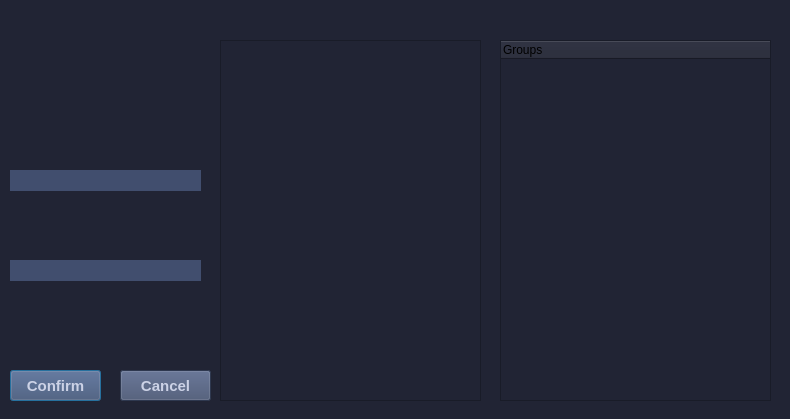
<?xml version="1.0" encoding="UTF-8"?>
<ui version="4.0">
 <class>user_group_list_modifiers</class>
 <widget class="QDialog" name="user_group_list_modifiers">
  <property name="geometry">
   <rect>
    <x>0</x>
    <y>0</y>
    <width>790</width>
    <height>419</height>
   </rect>
  </property>
  <property name="windowTitle">
   <string/>
  </property>
  <property name="styleSheet">
   <string notr="true">background-color: #212434
            </string>
  </property>
  <widget class="QListWidget" name="listWidget">
   <property name="geometry">
    <rect>
     <x>220</x>
     <y>40</y>
     <width>261</width>
     <height>361</height>
    </rect>
   </property>
   <property name="styleSheet">
    <string notr="true">color: #8B93B2;</string>
   </property>
  </widget>
  <widget class="QLabel" name="list_label1">
   <property name="geometry">
    <rect>
     <x>220</x>
     <y>10</y>
     <width>261</width>
     <height>21</height>
    </rect>
   </property>
   <property name="styleSheet">
    <string notr="true">color: #8B93B2;</string>
   </property>
   <property name="text">
    <string/>
   </property>
  </widget>
  <widget class="QLabel" name="list_label2">
   <property name="geometry">
    <rect>
     <x>510</x>
     <y>10</y>
     <width>261</width>
     <height>21</height>
    </rect>
   </property>
   <property name="styleSheet">
    <string notr="true">color: #8B93B2;</string>
   </property>
   <property name="text">
    <string/>
   </property>
  </widget>
  <widget class="QLabel" name="Title_label">
   <property name="geometry">
    <rect>
     <x>10</x>
     <y>10</y>
     <width>191</width>
     <height>61</height>
    </rect>
   </property>
   <property name="font">
    <font>
     <pointsize>16</pointsize>
    </font>
   </property>
   <property name="styleSheet">
    <string notr="true">color: #8B93B2;</string>
   </property>
   <property name="text">
    <string/>
   </property>
  </widget>
  <widget class="QPushButton" name="Confirm_button">
   <property name="geometry">
    <rect>
     <x>10</x>
     <y>370</y>
     <width>91</width>
     <height>31</height>
    </rect>
   </property>
   <property name="font">
    <font>
     <pointsize>11</pointsize>
     <weight>75</weight>
     <bold>true</bold>
    </font>
   </property>
   <property name="styleSheet">
    <string notr="true">QPushButton {
background-color:#414E6E;
color: #CCD2E6;
font-weight: bold;
}

QPushButton:hover {
background: rgba(139, 147, 178, .75);
}</string>
   </property>
   <property name="text">
    <string>Confirm</string>
   </property>
  </widget>
  <widget class="QPushButton" name="Cancel_button_2">
   <property name="geometry">
    <rect>
     <x>120</x>
     <y>370</y>
     <width>91</width>
     <height>31</height>
    </rect>
   </property>
   <property name="font">
    <font>
     <pointsize>11</pointsize>
     <weight>75</weight>
     <bold>true</bold>
    </font>
   </property>
   <property name="styleSheet">
    <string notr="true">QPushButton {
background-color:#414E6E;
color: #CCD2E6;
font-weight: bold;
}

QPushButton:hover {
background: rgba(139, 147, 178, .75);
}</string>
   </property>
   <property name="text">
    <string>Cancel</string>
   </property>
  </widget>
  <widget class="QLineEdit" name="Name_Input">
   <property name="geometry">
    <rect>
     <x>10</x>
     <y>170</y>
     <width>191</width>
     <height>21</height>
    </rect>
   </property>
   <property name="styleSheet">
    <string notr="true">background-color: #414E6E;color: #CCD2E6;border: none;</string>
   </property>
  </widget>
  <widget class="QLabel" name="Name_Input_Label1">
   <property name="geometry">
    <rect>
     <x>10</x>
     <y>130</y>
     <width>191</width>
     <height>21</height>
    </rect>
   </property>
   <property name="styleSheet">
    <string notr="true">color: #8B93B2;</string>
   </property>
   <property name="text">
    <string/>
   </property>
  </widget>
  <widget class="QLabel" name="Name_Input_Label2">
   <property name="geometry">
    <rect>
     <x>10</x>
     <y>220</y>
     <width>191</width>
     <height>21</height>
    </rect>
   </property>
   <property name="styleSheet">
    <string notr="true">color: #8B93B2;</string>
   </property>
   <property name="text">
    <string/>
   </property>
  </widget>
  <widget class="QLineEdit" name="Name_Input_2">
   <property name="geometry">
    <rect>
     <x>10</x>
     <y>260</y>
     <width>191</width>
     <height>21</height>
    </rect>
   </property>
   <property name="styleSheet">
    <string notr="true">background-color: #414E6E;color: #CCD2E6;border: none;</string>
   </property>
  </widget>
  <widget class="QTreeWidget" name="treeWidget">
   <property name="geometry">
    <rect>
     <x>500</x>
     <y>40</y>
     <width>271</width>
     <height>361</height>
    </rect>
   </property>
   <property name="styleSheet">
    <string notr="true">color: #8B93B2;</string>
   </property>
   <column>
    <property name="text">
     <string>Groups</string>
    </property>
    <property name="font">
     <font>
      <weight>50</weight>
      <bold>false</bold>
     </font>
    </property>
    <property name="foreground">
     <brush brushstyle="SolidPattern">
      <color alpha="255">
       <red>0</red>
       <green>0</green>
       <blue>0</blue>
      </color>
     </brush>
    </property>
   </column>
  </widget>
 </widget>
 <resources/>
 <connections/>
</ui>
